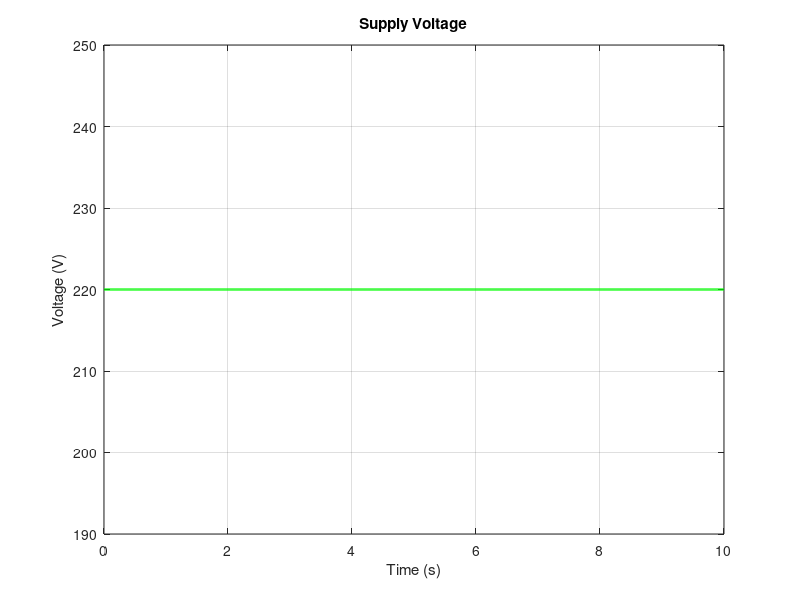
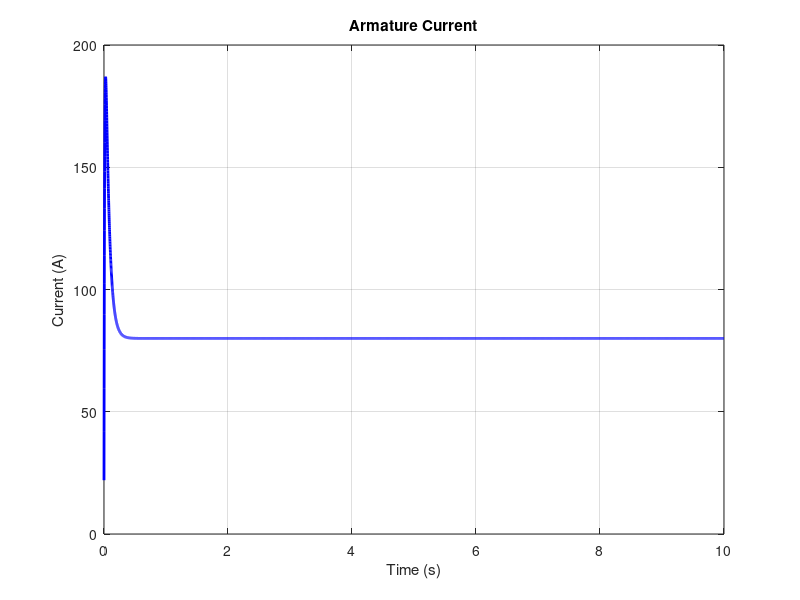
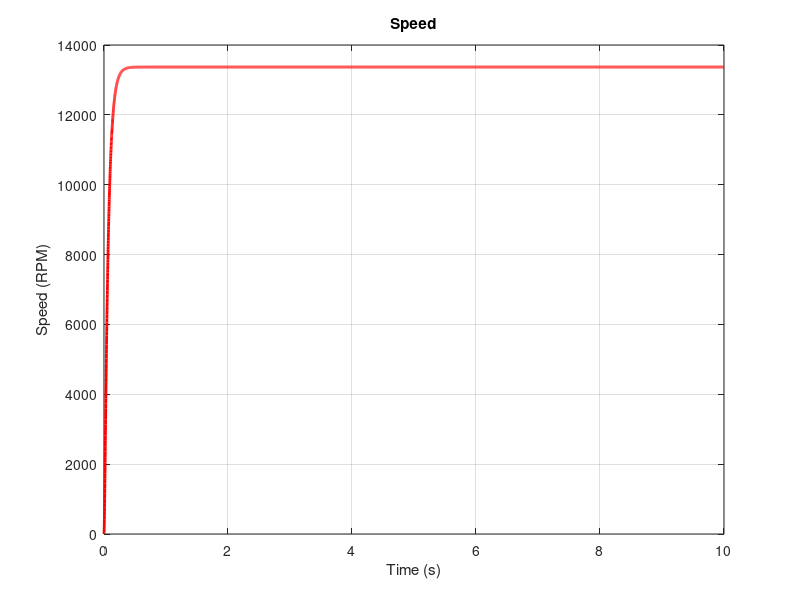

The MATLAB source for these figures, in order:

Vs = 220;  
Ra = 1; 
Rf = 200; 
Km = 0.1;
La = 0.01;
J = 0.001; 
B = 0.005; 
T_load = 1;
Lf = 0.01;

t_max = 10; 
dt = 0.001;

Ia = 0; 
w = 0;
If = 1;

t = 0:dt:t_max-dt;

Ia_data = zeros(size(t));
w_data = zeros(size(t));
Vs_data = Vs * ones(size(t));
If_data = zeros(size(t));

for i = 1:length(t)
  dIa_dt = (Vs - Ra*Ia - Km*w) / La;
  Ia = Ia + dIa_dt * dt;

  dw_dt = (Km*Ia - B*w - T_load) / J;
  w = w + dw_dt * dt;

  dIf_dt = (Vs - Rf*If) / Lf;
  If = If + dIf_dt * dt;

  Ia_data(i) = Ia;
  w_data(i) = w;
  If_data(i) = If;
end

figure(1);
plot(t, Vs_data, 'g', 'LineWidth', 2);
xlabel('Time (s)');
ylabel('Voltage (V)');
title('Supply Voltage');
grid on;

figure(2);
plot(t, Ia_data, 'b', 'LineWidth', 2);
xlabel('Time (s)');
ylabel('Current (A)');
title('Armature Current');
grid on;

figure(3);
plot(t, w_data * (60/(2*pi)), 'r', 'LineWidth', 2);
xlabel('Time (s)');
ylabel('Speed (RPM)');
title('Speed');
grid on;

figure(4);
plot(t, If_data, 'm', 'LineWidth', 2);
xlabel('Time (s)');
ylabel('Current (A)');
title('Field Current');
grid on;
